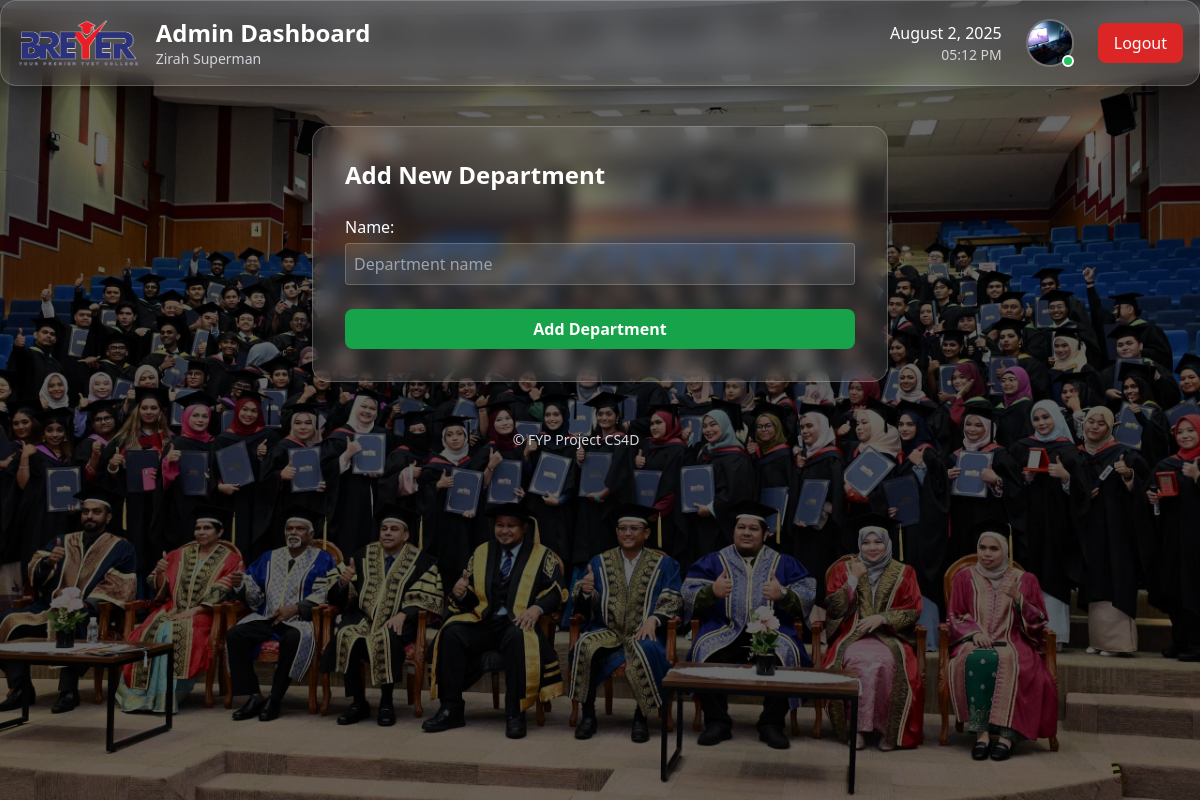
The page /adminportal/departments/add/ (signed in) on the database its author committed.
### accounts/models.py (models this page shows, shortened)
class CustomUser(AbstractBaseUser, PermissionsMixin):
    class Role(models.TextChoices):
        STUDENT = 'STUDENT', 'Student'
        LECTURER = 'LECTURER', 'Lecturer'
        ADMIN = 'ADMIN', 'Admin'
    email = models.EmailField(unique=True)
    identity_card_number = models.CharField(
        max_length=20, unique=True, verbose_name="IC/Identity Card No."
    )
    full_name = models.CharField(
        max_length=255, verbose_name="Full Name (as per IC)"
    )
    short_name = models.CharField(
        max_length=64, verbose_name="Short Name", blank=True,
        help_text="E.g. 'Ali', for display in tables/lists"
    )
    role = models.CharField(max_length=20, choices=Role.choices, default=Role.STUDENT)
    phone_number = models.CharField(max_length=20, blank=True, null=True)
    address = models.TextField(blank=True, null=True)
    department = models.ForeignKey(
        Department,
        null=True,
        blank=True,
        on_delete=models.SET_NULL,
        related_name='users'
    )
    profile_picture = models.ImageField(upload_to='profile_pics/', blank=True, null=True)
    is_staff = models.BooleanField(default=False)
    is_active = models.BooleanField(default=True)
    date_joined = models.DateTimeField(default=timezone.now, blank=True, null=True)
    USERNAME_FIELD = 'email'
    REQUIRED_FIELDS = ['identity_card_number', 'full_name', 'short_name']
    objects = CustomUserManager()
    def get_full_name(self):
        return self.full_name

### accounts/decorators.py (the view)
        @login_required
        def _wrapped_view(request, *args, **kwargs):
            if request.user.role != role:
                return HttpResponseForbidden("You are not authorized to view this page.")
            return view_func(request, *args, **kwargs)

### adminportal/forms.py
class DepartmentForm(forms.ModelForm):
    class Meta:
        model = Department
        fields = ['name']
        widgets = {
            'name': forms.TextInput(attrs={
                'class': 'w-full p-2 rounded bg-white/10 text-white border border-white/20',
                'placeholder': 'Department name',
            }),
        }

### adminportal/views.py (called while the page is built)
@role_required(CustomUser.Role.ADMIN)
def add_department(request):
    if request.method == 'POST':
        form = DepartmentForm(request.POST)
        if form.is_valid():
            form.save()
            messages.success(request, "Department added successfully.")
            return redirect('adminportal:department_list')
    else:
        form = DepartmentForm()
    return render(request, 'adminportal/add_department.html', {'form': form})

### adminportal/templates/adminportal/add_department.html (shortened to what this page needs)
{% extends 'adminportal/base_adminportal.html' %}
{% load static %}
{% block adminportal_content %}
<div class="max-w-xl mx-auto mt-10 p-8 bg-white/10 rounded-2xl shadow-lg border border-white/20 backdrop-blur">
  <h1 class="text-2xl font-bold text-white mb-6">Add New Department</h1>
  <form method="POST" class="space-y-6">
    {% for field in form %}
      <div>
        <label class="block mb-1 font-medium text-white">{{ field.label_tag }}</label>
        {{ field }}
      </div>
    {% endfor %}
    <button type="submit" class="w-full bg-green-600 hover:bg-green-700 text-white py-2 px-4 rounded-lg font-semibold transition">Add Department</button>
  </form>
</div>
{% endblock %}

### adminportal/templates/adminportal/base_adminportal.html (shortened to what this page needs)
{% extends 'base.html' %}
{% load static %}
{% block content %}
<div class="bg-white/10 backdrop-blur-md rounded-2xl p-4 border border-white/20 shadow-xl mb-8">
  <div class="flex justify-between items-center">
    <div class="flex items-center space-x-4">
      <img src="{% static 'images/breyer.jpg' %}" alt="Breyer Logo" class="h-12 w-auto">
      <div>
        <a href="{% url 'adminportal:dashboard' %}" class="text-2xl font-bold text-white hover:text-blue-400 transition">
          Admin Dashboard
        </a>
        <p class="text-gray-300 text-sm">{{ request.user.get_full_name|default:request.user.email }}</p>
      </div>
    </div>
    <div class="flex items-center space-x-6">
      <div class="text-right">
        <p class="text-white font-medium" id="current-date"></p>
        <p class="text-gray-300 text-sm" id="current-time"></p>
      </div>
      <a href="{% url 'adminportal:admin_profile' %}" class="relative group">
        {% if request.user.profile_picture %}
          <img src="{{ request.user.profile_picture.url }}" alt="Profile Picture"
               class="w-12 h-12 rounded-full object-cover border-2 border-white/20 group-hover:border-blue-400 transition-colors">
        {% endif %}
        <div class="absolute bottom-0 right-0 w-3 h-3 bg-green-500 rounded-full border-2 border-white"></div>
      </a>
      <form action="{% url 'logout' %}" method="post">
        <button class="bg-red-600 hover:bg-red-700 text-white px-4 py-2 rounded-lg transition-colors flex items-center">
          Logout
        </button>
      </form>
    </div>
  </div>
</div>
{% block adminportal_content %}
{% endblock %}
{% endblock %}

### rows shown on the page
CustomUser: user.get_full_name "Zirah Superman", user.profile_picture (picture)

### other values the page prints
{{ field.label_tag }} "Name:"
